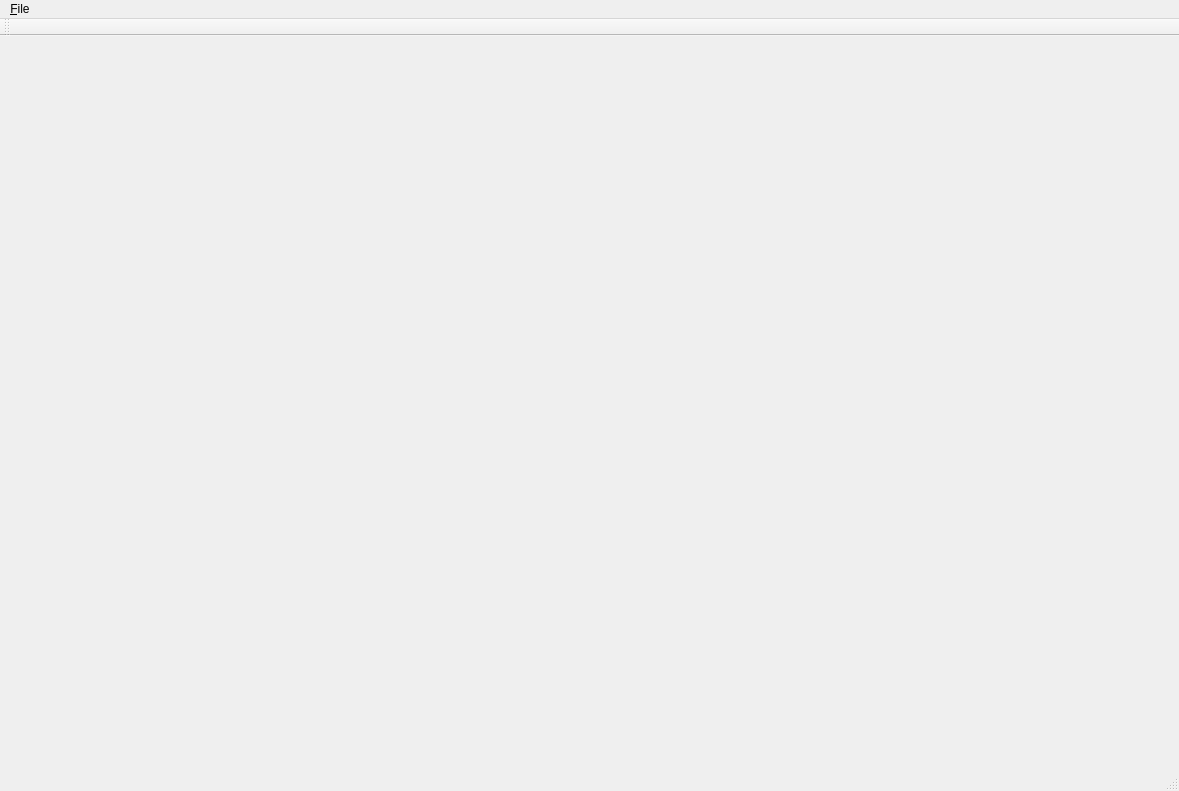
<?xml version="1.0" encoding="UTF-8"?>
<ui version="4.0">
 <class>MainWindow</class>
 <widget class="QMainWindow" name="MainWindow">
  <property name="geometry">
   <rect>
    <x>0</x>
    <y>0</y>
    <width>1179</width>
    <height>791</height>
   </rect>
  </property>
  <property name="sizePolicy">
   <sizepolicy hsizetype="Expanding" vsizetype="Expanding">
    <horstretch>0</horstretch>
    <verstretch>0</verstretch>
   </sizepolicy>
  </property>
  <property name="windowTitle">
   <string>MainWindow</string>
  </property>
  <widget class="QWidget" name="centralwidget">
   <property name="sizePolicy">
    <sizepolicy hsizetype="Preferred" vsizetype="Preferred">
     <horstretch>0</horstretch>
     <verstretch>0</verstretch>
    </sizepolicy>
   </property>
   <property name="minimumSize">
    <size>
     <width>400</width>
     <height>300</height>
    </size>
   </property>
   <layout class="QHBoxLayout" name="horizontalLayout">
    <item>
     <layout class="QVBoxLayout" name="verticalLayout">
      <item>
       <widget class="AspectRatioWidget" name="aspectRatioWidget" native="true"/>
      </item>
     </layout>
    </item>
   </layout>
  </widget>
  <widget class="QStatusBar" name="statusbar">
   <property name="sizeGripEnabled">
    <bool>true</bool>
   </property>
  </widget>
  <widget class="QMenuBar" name="menuBar">
   <property name="geometry">
    <rect>
     <x>0</x>
     <y>0</y>
     <width>1179</width>
     <height>30</height>
    </rect>
   </property>
   <property name="sizePolicy">
    <sizepolicy hsizetype="MinimumExpanding" vsizetype="Minimum">
     <horstretch>0</horstretch>
     <verstretch>0</verstretch>
    </sizepolicy>
   </property>
   <property name="nativeMenuBar">
    <bool>true</bool>
   </property>
   <widget class="QMenu" name="menuFile">
    <property name="title">
     <string>&amp;File</string>
    </property>
    <addaction name="actionNew"/>
    <addaction name="actionOpen"/>
    <addaction name="actionOpen_Recent"/>
    <addaction name="separator"/>
    <addaction name="actionSave"/>
    <addaction name="actionSave_As"/>
   </widget>
   <addaction name="menuFile"/>
  </widget>
  <widget class="QToolBar" name="toolBar">
   <property name="windowTitle">
    <string>toolBar</string>
   </property>
   <attribute name="toolBarArea">
    <enum>TopToolBarArea</enum>
   </attribute>
   <attribute name="toolBarBreak">
    <bool>false</bool>
   </attribute>
  </widget>
  <action name="actionFile">
   <property name="text">
    <string>File</string>
   </property>
  </action>
  <action name="actionNew">
   <property name="icon">
    <iconset theme="QIcon::ThemeIcon::DocumentNew"/>
   </property>
   <property name="text">
    <string>&amp;New</string>
   </property>
  </action>
  <action name="actionOpen">
   <property name="icon">
    <iconset theme="QIcon::ThemeIcon::DocumentOpen"/>
   </property>
   <property name="text">
    <string>&amp;Open</string>
   </property>
  </action>
  <action name="actionOpen_Recent">
   <property name="icon">
    <iconset theme="QIcon::ThemeIcon::DocumentOpenRecent"/>
   </property>
   <property name="text">
    <string>Open &amp;Recent</string>
   </property>
  </action>
  <action name="actionSave">
   <property name="icon">
    <iconset theme="QIcon::ThemeIcon::DocumentSave"/>
   </property>
   <property name="text">
    <string>&amp;Save</string>
   </property>
  </action>
  <action name="actionSave_As">
   <property name="icon">
    <iconset theme="QIcon::ThemeIcon::DocumentSaveAs"/>
   </property>
   <property name="text">
    <string>Save &amp;As</string>
   </property>
  </action>
 </widget>
 <customwidgets>
  <customwidget>
   <class>AspectRatioWidget</class>
   <extends>QWidget</extends>
   <header location="global">aspectratiowidget.h</header>
   <container>1</container>
  </customwidget>
 </customwidgets>
 <resources/>
 <connections/>
</ui>
